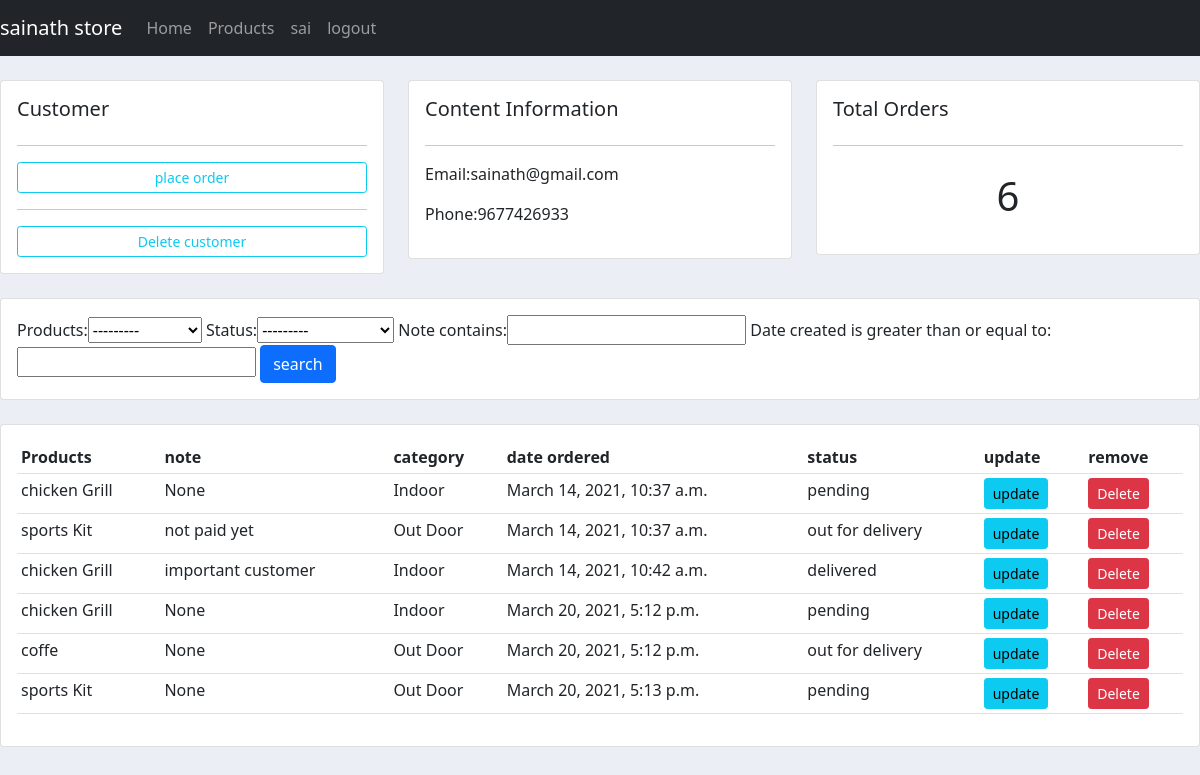
Screenshot of /customers/1 (signed in) with the database file from the repository.
### accounts/models.py (models this page shows, shortened)
class Customer(models.Model):
    user = models.OneToOneField(User, null=True,blank=True, on_delete=models.CASCADE)
    name = models.CharField(max_length=200, null=True)
    phone = models.CharField(max_length=200, null=True)
    email = models.CharField(max_length=200, null=True)
    profile_pic = models.ImageField(default="common.jpg",null=True, blank=True)
    date_created = models.DateTimeField(auto_now_add=True)

class Order(models.Model):
    STATUS = (
        ("pending", "pending"),
        ("out for delivery", "out for delivery"),
        ("delivered", "delivered")
    )
    customer = models.ForeignKey(Customer, null=True, on_delete=models.SET_NULL)
    products = models.ForeignKey(Products, null=True, on_delete=models.SET_NULL)
    date_created = models.DateTimeField(auto_now_add=True)
    status = models.CharField(max_length=200, choices=STATUS)
    note = models.CharField(max_length=500, null=True)

class Products(models.Model):
    CATEGORY = (
        ("Indoor", "Indoor"),
        ("Out Door", "Out Door")
    )
    name = models.CharField(max_length=200, null=True)
    price = models.FloatField(null=True)
    category = models.CharField(max_length=200, null=True, choices=CATEGORY)
    description = models.CharField(max_length=200, null=True, blank=True)
    date_created = models.DateTimeField(auto_now_add=True)
    tags = models.ManyToManyField(Tag)
    def __str__(self):
        return self.name

### accounts/decorators.py (the view)
        def inner_func(request, *args, **kwargs):
            group = None
            if request.user.groups.exists():
                group = request.user.groups.all()[0].name
            if group in allowed:
                return func(request, *args, **kwargs)
            else:
                return HttpResponse("you are not allowed")

### accounts/views.py (called while the page is built)
@login_required(login_url="login")
@allowed_users(allowed=["admin"])
def customers(request, id):
    customer = Customer.objects.get(id=id)
    order = customer.order_set.all()
    order_count = order.count()
    orderfilter = OrderFilter(request.GET, queryset=order)
    order = orderfilter.qs
    return render(request, "accounts/customer.html",{"customer": customer, "orders": order, "order_count": order_count, "order_filter": orderfilter})

### accounts/templates/accounts/customer.html (shortened to what this page needs)
{% extends "accounts/layout.html"%}
{% block content %}
<br>
<div class="row">
    <div class="col-md">
        <div class="card card-body">
            <h5>Customer</h5>
            <hr>
            <a class="btn btn-outline-info btn-sm btn-block" href="{% url 'create_order' customer.id %}">place order</a><hr>
            <a class="btn btn-outline-info btn-sm btn-block" href="">Delete customer</a>
        </div>
    </div>
    <div class="col-md">
        <div class="card card-body">
            <h5>Content Information</h5>
            <hr>
            <p>Email:{{customer.email}} </p>
             <p>Phone:{{customer.phone}} </p>
        </div>
    </div>
    <div class="col-md">
        <div class="card card-body">
            <h5>Total Orders</h5>
            <hr>
            <h1 style="text-align: center;padding: 10px">{{order_count}}</h1>
        </div>
    </div>
</div>
<br>
<div class="row">
    <div class="col">
        <div class="card card-body">
            <form method="get">
              {{ order_filter.form }}
                <button class="btn btn-primary" type="submit">search</button>
            </form>
        </div>
    </div>
</div>
<br>
<div class="row">
    <div class="col-md">
        <div class="card card-body">
            <table class="table table-sm">
                <tr>
                    <th>Products</th>
                    <th>note</th>
                    <th>category</th>
                    <th>date ordered</th>
                    <th>status</th>
                    <th>update</th>
                    <th>remove</th>
                </tr>
                {% for order in orders %}
                <tr>
                    <td>{{order.products}}</td>
                    <td>{{order.note}}</td>
                    <td>{{order.products.category}}</td>
                    <td>{{order.date_created}}</td>
                    <td>{{order.status}}</td>
                    <td><a class="btn btn-sm btn-info" href="{% url 'update_order' order.id %}">update</a></td>
                    <td><button type="button" class="btn btn-sm btn-danger" data-toggle="modal" data-target="#exampleModal">Delete </button></td>
                </tr>
                {% endfor %}
            </table>
        </div>
    </div>
</div>
{% endblock content %}

### accounts/templates/accounts/navbar.html (shortened to what this page needs)
<nav class="navbar navbar-expand-lg navbar-dark bg-dark">
    <a class="navbar-brand" href="#">sainath store</a>
    {% if request.user.is_staff %}
    <div class="collapse navbar-collapse" id="navbarNav">
      <ul class="navbar-nav">
        <li class="nav-item active">
          <a class="nav-link" href="{% url 'home' %}">Home </a>
        </li>
        <li class="nav-item">
          <a class="nav-link" href="{% url 'products' %}">Products</a>
        </li>
        {% else %}
        <li class="nav-item">
          <a class="nav-link" href="{% url 'account_setting' %}"> setting</a>
        </li>
      </ul>
    </div>
    {% endif %}
    <ul class="navbar-nav">
    <li class="nav-item">
      <a class="nav-link">{{request.user}}</a>
    </li>
    <li class="nav-item">
      <a class="nav-link" href="{% url 'logout_user' %}">logout</a>
    </li>
    </ul>
  </nav>

### static/css/main.css (style rules this page uses)
body { background-color: #ebeff5; }

### rows the page displays
Customer: email "sainath@gmail.com", phone "9677426933"
Order: products "chicken Grill", note "None", products.category "Indoor", date_created "March 14, 2021, 10:37 a.m.", status "pending"
Order: products "sports Kit", note "not paid yet", products.category "Out Door", date_created "March 14, 2021, 10:37 a.m.", status "out for delivery"
Order: products "chicken Grill", note "important customer", products.category "Indoor", date_created "March 14, 2021, 10:42 a.m.", status "delivered"
Order: products "chicken Grill", note "None", products.category "Indoor", date_created "March 20, 2021, 5:12 p.m.", status "pending"
Order: products "coffe", note "None", products.category "Out Door", date_created "March 20, 2021, 5:12 p.m.", status "out for delivery"
Order: products "sports Kit", note "None", products.category "Out Door", date_created "March 20, 2021, 5:13 p.m.", status "pending"

### other values shown
{{ request.user }} "sai"
{{ order_count }} "6"
